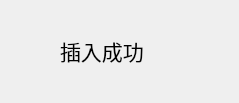
<?xml version="1.0" encoding="UTF-8"?>
<ui version="4.0">
 <class>Dialog</class>
 <widget class="QDialog" name="Dialog">
  <property name="geometry">
   <rect>
    <x>0</x>
    <y>0</y>
    <width>239</width>
    <height>103</height>
   </rect>
  </property>
  <property name="windowTitle">
   <string>Dialog</string>
  </property>
  <widget class="QLabel" name="label">
   <property name="geometry">
    <rect>
     <x>60</x>
     <y>30</y>
     <width>121</width>
     <height>41</height>
    </rect>
   </property>
   <property name="font">
    <font>
     <pointsize>16</pointsize>
    </font>
   </property>
   <property name="text">
    <string>插入成功</string>
   </property>
  </widget>
 </widget>
 <resources/>
 <connections/>
</ui>
